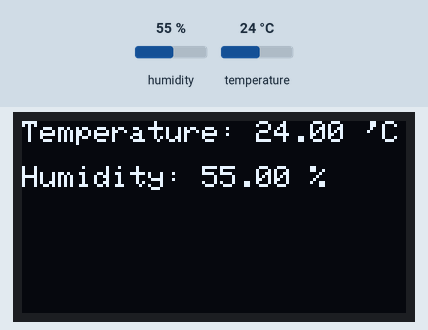
Simulated run of this sketch. Board: ESP32. On the bench: 128×64 one-colour display. The test bench sets the inputs (shaded band); at power-on: humidity 55 %, temperature 24 °C. What the sketch prints to the serial monitor is not drawn.

Above: at 1.2 s.
1.3 s: humidity set to 22 %
At 2.4 s:
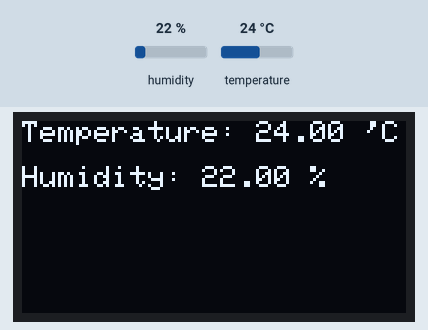
3.6 s: temperature set to 12 °C
At 4.7 s:
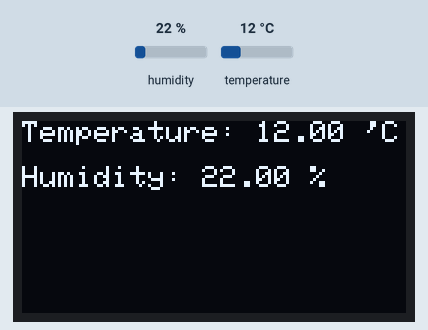
5.6 s: humidity set to 40 %
At 6.9 s:
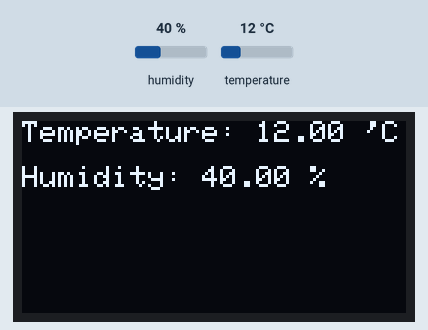
7.7 s: temperature set to 19 °C
Timing chart, 0 to 10.7 s (numbered marks = the images above; inputs shaded):
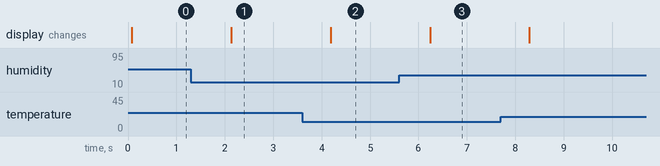

The sketch:

Working_temp_n_humid.ino
```cpp
#include <SPI.h>
#include <Wire.h>
#include <Adafruit_GFX.h>
#include <Adafruit_SSD1306.h>
#include "SparkFun_Si7021_Breakout_Library.h"

#define OLED_RESET 19 // RESET pin connected from ESP32 to OLED
Adafruit_SSD1306 display(OLED_RESET);

#define NUMFLAKES 10
#define XPOS 0
#define YPOS 1
#define DELTAY 2


float humidity = 0;
float tempC = 0;

//Create Instance of HTU21D or SI7021 temp and humidity sensor and MPL3115A2 barrometric sensor
Weather sensor;

void setup()   {
  Serial.begin(9600);

  // by default, we'll generate the high voltage from the 3.3v line internally! (neat!)
  display.begin(SSD1306_SWITCHCAPVCC, 0x3C);  // initialize with the I2C addr 0x3C (for the 128x64)

  // Clear the buffer.
  display.clearDisplay();

  //Initialize the I2C sensors and ping them
  sensor.begin();

}

void loop() {

  //Measure Relative Humidity from the HTU21D or Si7021
  humidity = sensor.getRH();

  //Measure Temperature from the HTU21D or Si7021
  tempC = sensor.getTemp();

  Serial.print("Temp:");
  Serial.print(tempC);
  Serial.print(" °C, ");

  Serial.print("Humidity:");
  Serial.print(humidity);
  Serial.println(" %");

  delay(10);

  // text display tests
  display.setTextSize(1);
  // text color
  display.setTextColor(WHITE);
  // set position
  display.setCursor(0,0);
  display.print("Temperature: ");
  display.print(tempC);
  display.println(" 'C");
  display.setCursor(0,15);
  display.print("Humidity: ");
  display.print(humidity);
  display.println(" %");
  display.display();
  delay(2000);
  display.clearDisplay();
}
```

Measured:
- after the input at 1.3 s, the display: changes after 0.83 s (image 1)
- after the input at 3.6 s, the display: changes after 0.59 s (image 2)
- after the input at 5.6 s, the display: changes after 0.64 s (image 3)
